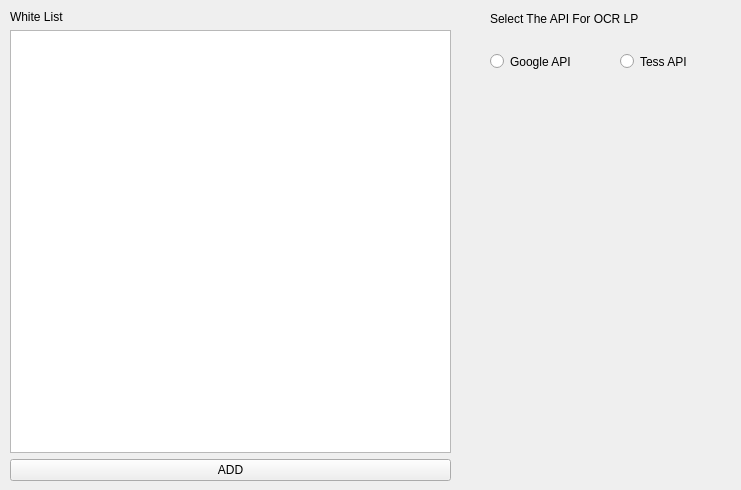
       <widget class="QWidget" name="tab">
        <attribute name="title">
         <string>Add LPR</string>
        </attribute>
        <widget class="QWidget" name="layoutWidget">
         <property name="geometry">
          <rect>
           <x>10</x>
           <y>10</y>
           <width>441</width>
           <height>471</height>
          </rect>
         </property>
         <layout class="QGridLayout" name="gridLayout">
          <item row="0" column="0">
           <widget class="QLabel" name="label_10">
            <property name="text">
             <string>White List</string>
            </property>
           </widget>
          </item>
          <item row="1" column="0">
           <widget class="QTableWidget" name="tableWidget_addLPR"/>
          </item>
          <item row="2" column="0">
           <widget class="QPushButton" name="pushButton_addLPR">
            <property name="text">
             <string>ADD</string>
            </property>
           </widget>
          </item>
         </layout>
        </widget>
        <widget class="QRadioButton" name="radioButton_google_api">
         <property name="geometry">
          <rect>
           <x>490</x>
           <y>50</y>
           <width>112</width>
           <height>23</height>
          </rect>
         </property>
         <property name="text">
          <string>Google API</string>
         </property>
        </widget>
        <widget class="QRadioButton" name="radioButton_tess_api">
         <property name="geometry">
          <rect>
           <x>620</x>
           <y>50</y>
           <width>112</width>
           <height>23</height>
          </rect>
         </property>
         <property name="text">
          <string>Tess API</string>
         </property>
        </widget>
        <widget class="QLabel" name="label_26">
         <property name="geometry">
          <rect>
           <x>490</x>
           <y>10</y>
           <width>211</width>
           <height>17</height>
          </rect>
         </property>
         <property name="text">
          <string>Select The API For OCR LP</string>
         </property>
        </widget>
       </widget>
